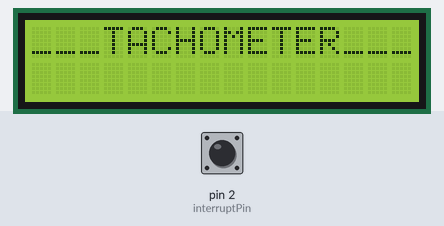
A sketch run on a simulated Arduino Uno, built with avr-gcc and run on an emulated ATmega328P. Shown: 16×2 character LCD. The inputs (shaded band) are chosen by the test bench; at power-on: pin 2 (interruptPin) HIGH.

Above: at 0.1 s.
At 5.1 s:
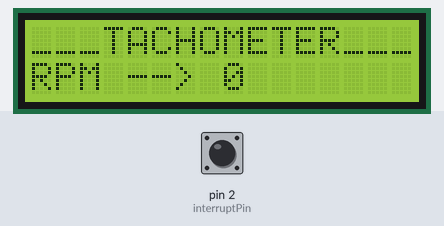

The sketch:

DIGITAL_TACHOMETER.ino
```cpp
#include<LiquidCrystal.h>

LiquidCrystal lcd(7, 8, 9, 10, 11, 12);   //defining LCD pins

#define interruptPin 2                    //defining interrupt pin

int rpm = 0, No_of_Pulse = 0, count = 0, rpm_avg = 0;
unsigned long oldtime = 0, time_ms = 0, AVG = 0;

void blink()
{
  detachInterrupt(digitalPinToInterrupt(interruptPin)); // disable interrupt
  if (digitalRead (interruptPin) == HIGH)         //checking whether the interruptPin high
  {
    while (digitalRead (interruptPin) == HIGH);   //wait till the interruptPin high
    No_of_Pulse++;
  }
  attachInterrupt(digitalPinToInterrupt(interruptPin), blink, HIGH); // enable interrupt
}

void setup()
{
  Serial.begin (9600);
  lcd.begin(16, 2);
  pinMode(2, INPUT_PULLUP);
  attachInterrupt(digitalPinToInterrupt(2), blink, HIGH); // enable interrupt
  lcd.clear();
  lcd.setCursor(0, 0);
  lcd.print("___TACHOMETER___");
}

void loop()
{
  time_ms = millis() - oldtime;                 //finds the time
  rpm = (No_of_Pulse * 60000) / time_ms ;       //calculates rpm
  oldtime = millis();                           //saves the current time
  No_of_Pulse = 0;
  AVG = AVG + rpm;                              //adding rpm to find average
  count++;
  if (count == 6)
  {
    rpm_avg = AVG / 6;                         // taking average of 6 values
    lcd.setCursor(0, 1);
    lcd.print("RPM -->         ");
    lcd.setCursor(8, 1);
    lcd.print (String(rpm_avg));             //printing result
    AVG = 0;
    count = 0;
  }
  delay (1000);
}
```
